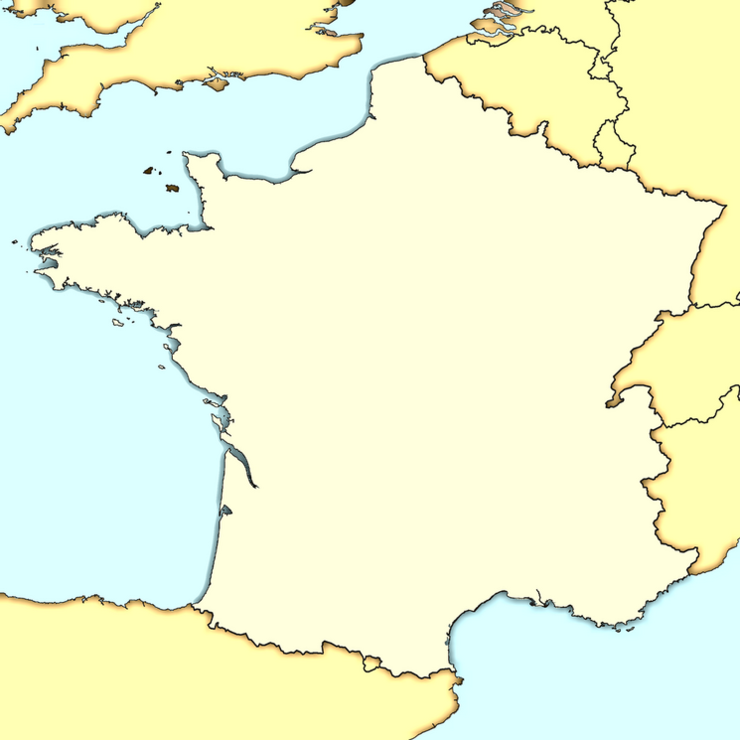
#> input picture TD4/carte_france_vierge.ppm, 740 x 740 px
$ python base_python.py
#> lines starting #> are read from the running program, lines starting #| are printed output that depends on the picture
import random
from scipy.spatial import distance
import numpy as np
from PIL import Image
import matplotlib.pyplot as plt

# Variables
DEFAULT_WIDTH = 500
DEFAULT_HEIGHT = 500
NB_VILLE = 21

# Classe Point pour représenter les villes
class Point:
    def __init__(self, name="", x=0, y=0):
        self.name = name
        self.x = x
        self.y = y

# Liste de Points pour les villes
ville = []

# Fonction pour charger les villes depuis un fichier
def load_cities(filename):
    try:
        with open(filename, "r") as file:
            for line in file:
                parts = line.strip().split()
                if len(parts) == 3:
                    name = parts[0]
                    x = int(parts[1]) - 5  # Décalage pour ajuster la position
                    y = int(parts[2]) - 5
                    ville.append(Point(name, x, y))
        print("Villes chargées avec succès.")
    except FileNotFoundError:
        print(f"Erreur : le fichier '{filename}' est introuvable.")
    except Exception as e:
        print(f"Erreur lors du chargement des villes : {e}")

# Fonction pour lire une image PPM et retourner les données de l'image
def read_ppm(filename):
#> called with filename = 'carte_france_vierge.ppm'
    try:
        img = Image.open(filename).convert("RGB")
#> img is the input picture: PIL image 740x740 RGB; mean R, G, B 239.6, 248.9, 214.7
        return np.array(img)
    except Exception as e:
        print(f"Erreur lors de la lecture du fichier PPM {filename} : {e}")
        return None

# Fonction pour afficher l'image avec les points des villes et les lignes
def display_map_with_cities(image_data, cities):
    if image_data is None:
        print("Erreur : les données de l'image sont manquantes.")
        return

    plt.figure(figsize=(12, 12))
    plt.imshow(image_data)
    plt.axis("off")  # Cache les axes

    x_coords = [city.x for city in cities]
    y_coords = [city.y for city in cities]
    plt.scatter(x_coords, y_coords, color="red", s=30, label="Villes")
    plt.plot(x_coords, y_coords, color="green", linewidth=1, label="Lignes entre villes")

    for city in cities:
        plt.text(city.x, city.y, city.name, fontsize=8, ha="right")

    plt.legend()
    plt.show()

# Définition des neurones
class Neuron:
    def __init__(self, i, j):
        self.weights = np.random.uniform(0, 200, 2)  # Poids initiaux (2D)
        self.i = i  # Indice de la position du neurone dans le réseau
        self.j = j

# Liste des données et des neurones
dataset = []
dataset_pop = []
neuron_set = [Neuron(i, 0) for i in range(20)]  # 20 neurones avec poids initiaux

# Fonction pour initialiser le dataset (points aléatoires)
def InitialiseSet():
    global dataset
    for i in range(20):
        x = random.randint(0, 200)
        y = random.randint(0, 200)
        dataset.append(Point(x=x, y=y))

# Fonction pour sélectionner aléatoirement une donnée
def SortData():
    random.shuffle(dataset)
    point = dataset.pop(0)
    dataset_pop.append(point)
    return np.array([point.x, point.y])

# Fonction pour calculer le potentiel (distance euclidienne) entre un vecteur d'entrée et un neurone
def calcul_potentiel(vecteur, neuron):
    return distance.euclidean(vecteur, neuron.weights)

# Calcul des activités basées sur les potentiels
def calcul_activite(potentiels):
    return [1 / (1 + pot) for pot in potentiels]

# Trouver le neurone gagnant (celui avec l'activité maximale)
def gagnant(liste_activite):
    return np.argmax(liste_activite)

# Mise à jour des poids des neurones (y compris les voisins)
def maj_poids(input_data, winner_index, learning_rate=0.1, lambda_coef=0.3, beta_coef=0.1):
    for i, neuron in enumerate(neuron_set):
        distance_topo = abs(i - winner_index)
        if distance_topo == 0:
            phi = 1  # Neurone gagnant
        elif distance_topo == 1:
            phi = lambda_coef  # Voisin proche
        elif distance_topo == 2:
            phi = -beta_coef  # Voisin éloigné
        else:
            phi = 0  # Neurone trop éloigné

        # Mise à jour des poids
        neuron.weights += learning_rate * phi * (input_data - neuron.weights)


def display_training_step(dataset, neurons):
    plt.figure(figsize=(12, 12))

    dataset_x = [point.x for point in dataset]
    dataset_y = [point.y for point in dataset]
    plt.scatter(dataset_x, dataset_y, color="red", s=30, label="Points du dataset")

    dataset_pop_x = [point.x for point in dataset_pop]
    dataset_pop_y = [point.y for point in dataset_pop]
    plt.scatter(dataset_pop_x, dataset_pop_y, color="red", s=30, label="Points du dataset")

    neuron_x = [neuron.weights[0] for neuron in neurons]
    neuron_y = [neuron.weights[1] for neuron in neurons]
    plt.scatter(neuron_x, neuron_y, color="blue", s=50, label="Neurones (Kohonen)")

    plt.plot(neuron_x, neuron_y, color="blue", linestyle='--', linewidth=1, label="Connexion des Neurones")

    plt.legend()

    plt.pause(0.1)
    plt.close()


# Fonction principale
def main():
    # Charger les villes et l'image
    load_cities("Villes_et_positions_dans_image.txt")
    img_data = read_ppm("carte_france_vierge.ppm")

    # Initialisation du dataset
    InitialiseSet()

    # Boucle principale d'apprentissage
    while True:
        if not dataset:
            break
        # Sélectionner une donnée aléatoirement
        input_data = SortData()

        # Calculer les potentiels pour chaque neurone
        potentiels = [calcul_potentiel(input_data, neuron) for neuron in neuron_set]

        # Calculer les activités des neurones
        activites = calcul_activite(potentiels)

        # Trouver le neurone gagnant
        winner_index = gagnant(activites)

        # Mettre à jour les poids des neurones
        maj_poids(input_data, winner_index)

        # Afficher l'état actuel des neurones pendant le training
        display_training_step(dataset, neuron_set)
#> this loop made 21 passes
#> pass 1, in display_training_step, `plt.pause(0.1)`:
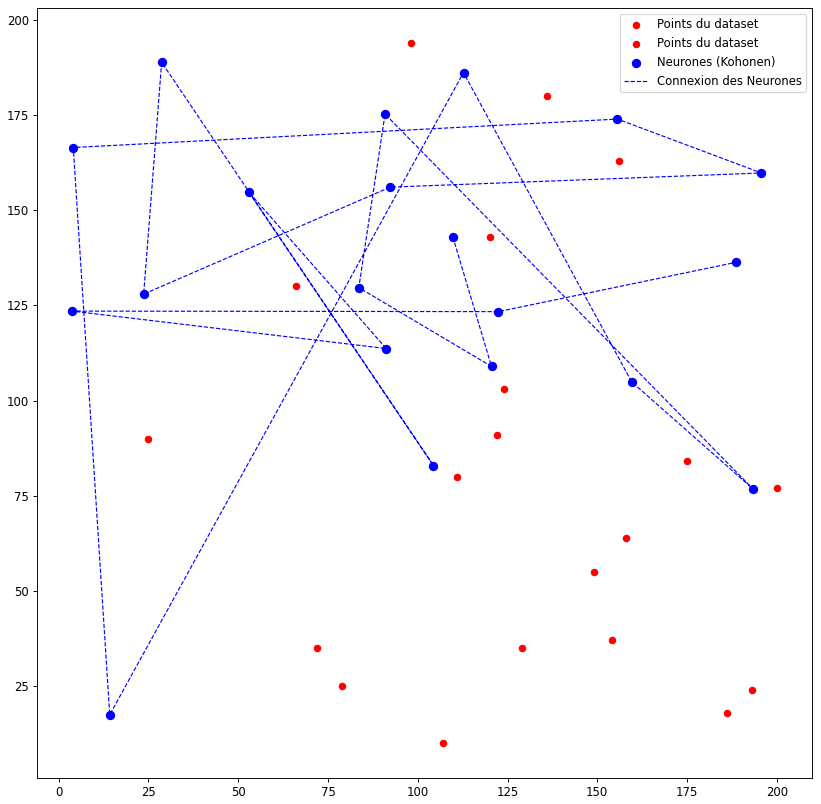
#> figure drawn by matplotlib, 1 panel

    plt.show()  # Pour conserver l'affichage à la fin de l'apprentissage

if __name__ == "__main__":
    main()
